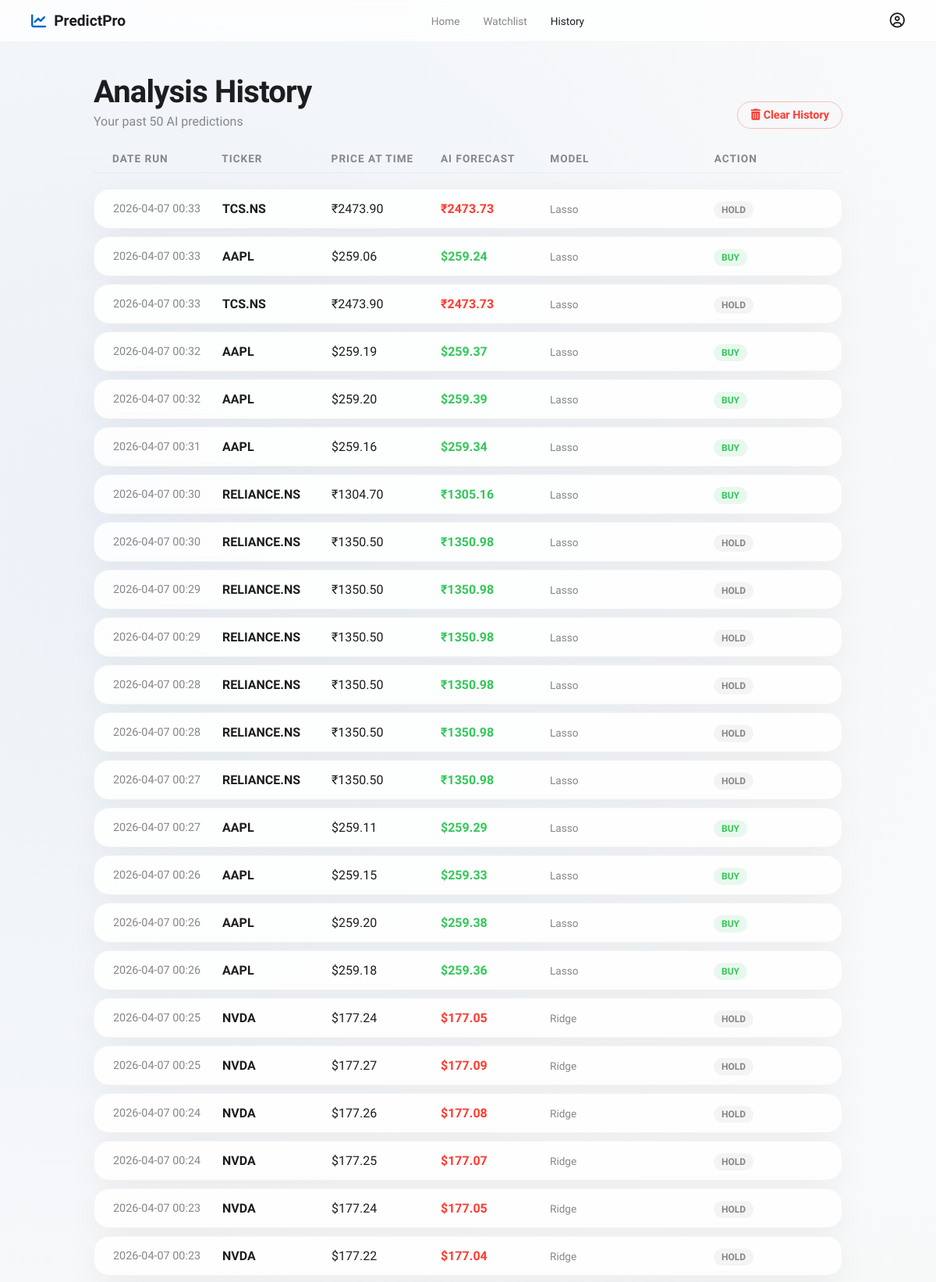
The app's page /history (upper part) with its own data.
### database.py (models this page shows)
class BaseModel(Model):
    class Meta:
        database = db

class PredictionHistory(BaseModel):
    ticker = CharField()
    date_run = DateTimeField(default=datetime.now)
    current_price = FloatField()
    predicted_price = FloatField()
    currency = CharField(default="$")
    ai_suggestion = CharField()
    confidence_score = FloatField(null=True)
    strategy_explanation = TextField(null=True)
    model_used = CharField(default="XGBoost")

### app.py (the view)
@app.route('/history')
def history():
    db.connect(reuse_if_open=True)
    records = PredictionHistory.select().order_by(PredictionHistory.date_run.desc()).limit(50)
    history_data = [
        {
            "ticker": r.ticker,
            "date": r.date_run.strftime('%Y-%m-%d %H:%M'),
            "current_price": r.current_price,
            "predicted_price": r.predicted_price,
            "currency": getattr(r, 'currency', '$'),
            "suggestion": r.ai_suggestion,
            "model_used": getattr(r, 'model_used', 'XGBoost')
        } for r in records
    ]
    db.close()
    return render_template('history.html', history=history_data)

### templates/history.html (shortened to what this page needs)
<!DOCTYPE html>
<html lang="en">
<head>
    <link rel="stylesheet" href="{{ url_for('static', filename='style.css') }}">
    <link rel="stylesheet" href="https://cdnjs.cloudflare.com/ajax/libs/font-awesome/6.4.0/css/all.min.css">
</head>
<body>
    <nav class="navbar">
        <div class="nav-logo" style="color: var(--accent-blue); display: flex; align-items: center; gap: 10px;">
            <i class="fa-solid fa-chart-line"></i>
            <span style="font-weight: 700; font-size: 1.2rem; color: var(--text-primary);">PredictPro</span>
        </div>
        <div class="nav-links">
            <a href="/">Home</a>
            <a href="/watchlist">Watchlist</a>
            <a href="/history" class="active">History</a>
        </div>
        <div class="nav-profile"><i class="fa-regular fa-user-circle"></i></div>
    </nav>
    <main class="page-container fade-in">
        <div style="display: flex; justify-content: space-between; align-items: flex-end; margin-bottom: 30px;">
            <div>
                <h1 class="page-title" style="margin-bottom: 5px;">Analysis History</h1>
                <p class="page-subtitle" style="margin-bottom: 0;">Your past 50 AI predictions</p>
            </div>
            {% if history %}
            <button id="clearHistoryBtn" class="secondary-btn" style="color: var(--danger); border-color: rgba(255,59,48,0.3);">
                <i class="fa-solid fa-trash-can"></i> Clear History
            </button>
            {% endif %}
        </div>
        {% if history %}
            <div class="grid-table history-grid">
                <div class="grid-header">
                    <div>Date Run</div>
                    <div>Ticker</div>
                    <div>Price at Time</div>
                    <div>AI Forecast</div>
                    <div>Model</div>
                    <div>Action</div>
                </div>
                {% for record in history %}
                    <div class="grid-row glass-widget">
                        <div style="color: var(--text-secondary); font-size: 0.9rem;">{{ record.date }}</div>
                        <div style="font-weight: 700;">{{ record.ticker }}</div>
                        <div>{{ record.currency }}{{ "%.2f"|format(record.current_price) }}</div>
                        <div style="font-weight: 600;" class="{{ 'positive' if record.predicted_price > record.current_price else 'negative' }}">
                            {{ record.currency }}{{ "%.2f"|format(record.predicted_price) }}
                        </div>
                        <div style="color: var(--text-secondary); font-size: 0.85rem;">
                            {{ record.model_used }}
                        </div>
                        <div>
                            <span class="history-chip {{ record.suggestion | lower }}-chip">
                                {{ record.suggestion }}
                            </span>
                        </div>
                    </div>
                {% endfor %}
            </div>
        {% else %}
            <div class="empty-state glass-widget">
                <i class="fa-solid fa-clock-rotate-left" style="font-size: 3rem; color: var(--text-secondary); margin-bottom: 20px;"></i>
                <h3>No history found</h3>
                <p>Track your AI intelligence requests over time here.</p>
            </div>
        {% endif %}
    </main>
</body>
</html>

### static/style.css (style rules this page uses)
:root { --bg-main: #f8f9fa; --text-primary: #1d1d1f; --text-secondary: #86868b; --accent-blue: #0066cc; --accent-hover: #0077ed; --card-bg: rgba(255, 255, 255, 0.85); --card-border: rgba(0, 0, 0, 0.04); --card-shadow: 0 10px 40px rgba(0, 0, 0, 0.05); --success: #34c759; --success-bg: rgba(52, 199, 89, 0.1); --danger: #ff3b30; --danger-bg: rgba(255, 59, 48, 0.1); --warning: #ffcc00; }
* { box-sizing: border-box; margin: 0; padding: 0; }
body { background-color: var(--bg-main); color: var(--text-primary); font-family: 'SF Pro Display', 'Inter', -apple-system, BlinkMacSystemFont, sans-serif; min-height: 100vh; display: flex; flex-direction: column; overflow-x: hidden; background-image: radial-gradient(circle at 10% 20%, rgba(0, 102, 204, 0.05) 0%, transparent 40%), radial-gradient(circle at 90% 80%, rgba(52, 199, 89, 0.05) 0%, transparent 40%); }
.navbar { display: flex; justify-content: space-between; align-items: center; padding: 15px 40px; background: rgba(255, 255, 255, 0.8); backdrop-filter: saturate(180%) blur(20px); -webkit-backdrop-filter: blur(20px); border-bottom: 1px solid var(--card-border); position: sticky; top: 0; z-index: 100; }
.nav-links { display: flex; gap: 30px; }
.nav-links a { text-decoration: none; color: var(--text-secondary); font-size: 0.85rem; font-weight: 500; transition: color 0.2s; }
.nav-links a:hover, .nav-links a.active { color: var(--text-primary); }
.nav-logo, .nav-profile { font-size: 1.2rem; color: var(--text-primary); cursor: pointer; }
.glass-widget { background: var(--card-bg); backdrop-filter: blur(20px); -webkit-backdrop-filter: blur(20px); border: 1px solid var(--card-border); border-radius: 20px; box-shadow: var(--card-shadow); padding: 24px; }
.buy-chip { background: var(--success-bg); color: var(--success); }
.hold-chip { background: var(--card-border); color: var(--text-secondary); }
.positive { color: var(--success); }
.negative { color: var(--danger); }
.fade-in { animation: slideUp 0.6s cubic-bezier(0.16, 1, 0.3, 1) forwards; }
.page-container { max-width: 1000px; margin: 40px auto; padding: 0 20px; width: 100%; flex: 1; }
.page-title { font-size: 2.5rem; letter-spacing: -0.02em; margin-bottom: 5px; }
.page-subtitle { color: var(--text-secondary); margin-bottom: 30px; }
.grid-table { display: flex; flex-direction: column; gap: 10px; width: 100%; }
.grid-header { display: grid; grid-template-columns: 1fr 1fr 1fr; padding: 0 24px 10px 24px; color: var(--text-secondary); font-size: 0.85rem; font-weight: 600; text-transform: uppercase; letter-spacing: 1px; border-bottom: 1px solid var(--card-border); margin-bottom: 10px; }
.history-grid .grid-header { grid-template-columns: 1fr 1fr 1fr 1fr 1.5fr 1fr; }
.grid-row { display: grid; grid-template-columns: 1fr 1fr 1fr; align-items: center; padding: 15px 24px; transition: transform 0.2s; }
.history-grid .grid-row { grid-template-columns: 1fr 1fr 1fr 1fr 1.5fr 1fr; }
.secondary-btn { background: transparent; border: 1px solid var(--card-border); color: var(--text-primary); padding: 8px 16px; border-radius: 20px; font-size: 0.9rem; font-weight: 600; font-family: inherit; cursor: pointer; transition: all 0.2s; }
.history-chip { padding: 4px 10px; border-radius: 12px; font-size: 0.75rem; font-weight: 700; }

### records on screen
PredictionHistory: date "2026-04-07 00:33", ticker "TCS.NS", currency "₹", current_price "2473.90", predicted_price "2473.73", model_used "Lasso", suggestion "HOLD"
PredictionHistory: date "2026-04-07 00:33", ticker "AAPL", currency "$", current_price "259.06", predicted_price "259.24", model_used "Lasso", suggestion "BUY"
PredictionHistory: date "2026-04-07 00:33", ticker "TCS.NS", currency "₹", current_price "2473.90", predicted_price "2473.73", model_used "Lasso", suggestion "HOLD"
PredictionHistory: date "2026-04-07 00:32", ticker "AAPL", currency "$", current_price "259.19", predicted_price "259.37", model_used "Lasso", suggestion "BUY"
PredictionHistory: date "2026-04-07 00:32", ticker "AAPL", currency "$", current_price "259.20", predicted_price "259.39", model_used "Lasso", suggestion "BUY"
PredictionHistory: date "2026-04-07 00:31", ticker "AAPL", currency "$", current_price "259.16", predicted_price "259.34", model_used "Lasso", suggestion "BUY"
PredictionHistory: date "2026-04-07 00:30", ticker "RELIANCE.NS", currency "₹", current_price "1304.70", predicted_price "1305.16", model_used "Lasso", suggestion "BUY"
PredictionHistory: date "2026-04-07 00:30", ticker "RELIANCE.NS", currency "₹", current_price "1350.50", predicted_price "1350.98", model_used "Lasso", suggestion "HOLD"
PredictionHistory: date "2026-04-07 00:29", ticker "RELIANCE.NS", currency "₹", current_price "1350.50", predicted_price "1350.98", model_used "Lasso", suggestion "HOLD"
PredictionHistory: date "2026-04-07 00:29", ticker "RELIANCE.NS", currency "₹", current_price "1350.50", predicted_price "1350.98", model_used "Lasso", suggestion "HOLD"
PredictionHistory: date "2026-04-07 00:28", ticker "RELIANCE.NS", currency "₹", current_price "1350.50", predicted_price "1350.98", model_used "Lasso", suggestion "HOLD"
PredictionHistory: date "2026-04-07 00:28", ticker "RELIANCE.NS", currency "₹", current_price "1350.50", predicted_price "1350.98", model_used "Lasso", suggestion "HOLD"
PredictionHistory: date "2026-04-07 00:27", ticker "RELIANCE.NS", currency "₹", current_price "1350.50", predicted_price "1350.98", model_used "Lasso", suggestion "HOLD"
PredictionHistory: date "2026-04-07 00:27", ticker "AAPL", currency "$", current_price "259.11", predicted_price "259.29", model_used "Lasso", suggestion "BUY"
PredictionHistory: date "2026-04-07 00:26", ticker "AAPL", currency "$", current_price "259.15", predicted_price "259.33", model_used "Lasso", suggestion "BUY"
PredictionHistory: date "2026-04-07 00:26", ticker "AAPL", currency "$", current_price "259.20", predicted_price "259.38", model_used "Lasso", suggestion "BUY"
PredictionHistory: date "2026-04-07 00:26", ticker "AAPL", currency "$", current_price "259.18", predicted_price "259.36", model_used "Lasso", suggestion "BUY"
PredictionHistory: date "2026-04-07 00:25", ticker "NVDA", currency "$", current_price "177.24", predicted_price "177.05", model_used "Ridge", suggestion "HOLD"
PredictionHistory: date "2026-04-07 00:25", ticker "NVDA", currency "$", current_price "177.27", predicted_price "177.09", model_used "Ridge", suggestion "HOLD"
PredictionHistory: date "2026-04-07 00:24", ticker "NVDA", currency "$", current_price "177.26", predicted_price "177.08", model_used "Ridge", suggestion "HOLD"
PredictionHistory: date "2026-04-07 00:24", ticker "NVDA", currency "$", current_price "177.25", predicted_price "177.07", model_used "Ridge", suggestion "HOLD"
PredictionHistory: date "2026-04-07 00:23", ticker "NVDA", currency "$", current_price "177.24", predicted_price "177.05", model_used "Ridge", suggestion "HOLD"
PredictionHistory: date "2026-04-07 00:23", ticker "NVDA", currency "$", current_price "177.22", predicted_price "177.04", model_used "Ridge", suggestion "HOLD"
